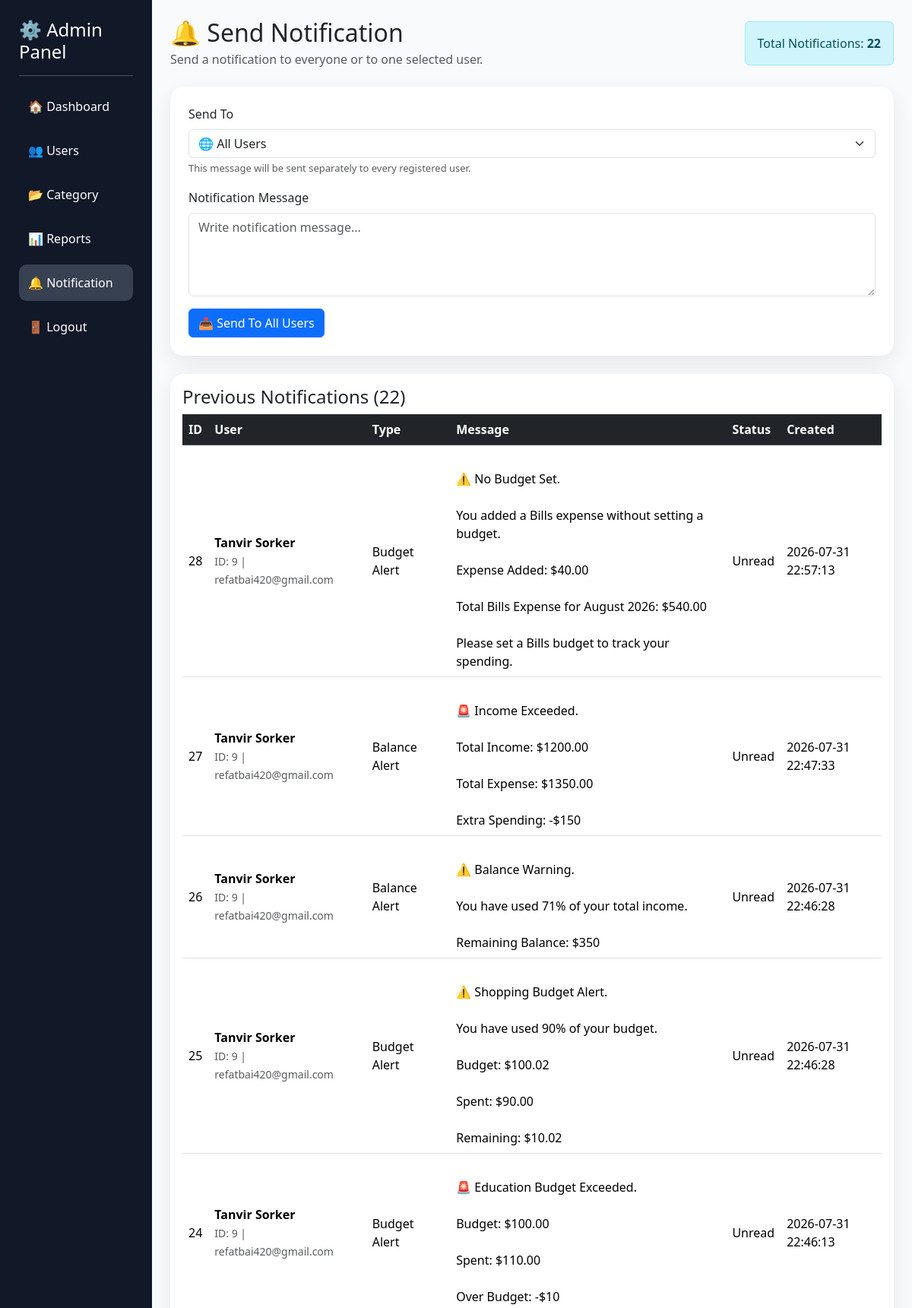
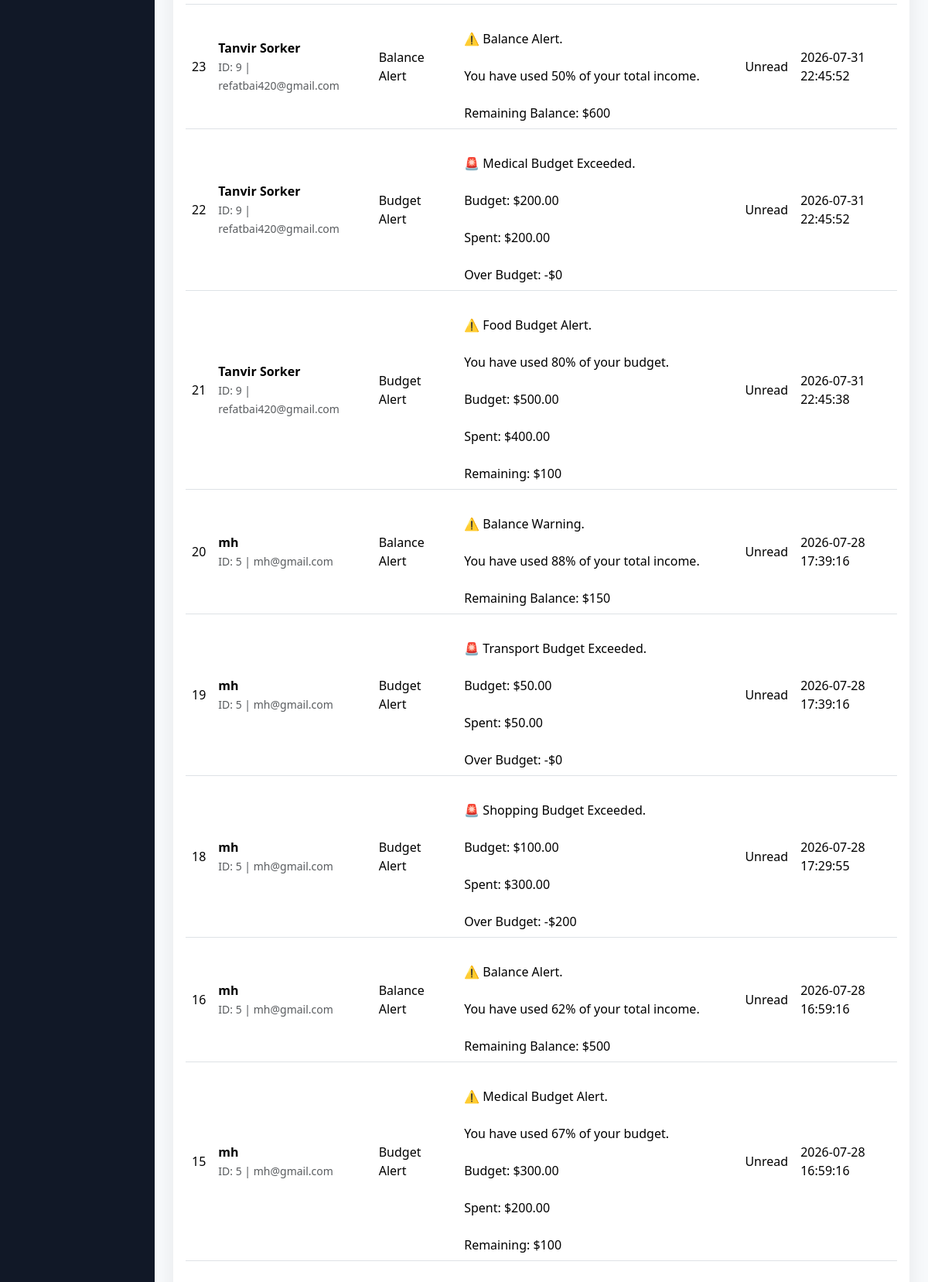
The app's page /admin/notification.php (signed in, upper part) with its own data (2 pictures, top to bottom).
### tables this page shows
CREATE TABLE `notification` (
  `notification_id` int(11) NOT NULL,
  `user_id` int(11) DEFAULT NULL,
  `message` text DEFAULT NULL,
  `notification_type` varchar(50) DEFAULT NULL,
  `status` varchar(20) DEFAULT 'Unread',
  `created_at` timestamp NOT NULL DEFAULT current_timestamp(),
  `alert_level` int(11) DEFAULT 0,
  `category_id` int(11) DEFAULT NULL
);

CREATE TABLE `users` (
  `user_id` int(11) NOT NULL,
  `name` varchar(100) NOT NULL,
  `email` varchar(100) NOT NULL,
  `password` varchar(255) NOT NULL,
  `phone` varchar(20) DEFAULT NULL,
  `profile_image` varchar(255) DEFAULT NULL,
  `created_at` timestamp NOT NULL DEFAULT current_timestamp(),
  `email_verified` int(11) DEFAULT 0,
  `verification_code` varchar(10) DEFAULT NULL,
  `reset_code` varchar(10) DEFAULT NULL,
  `reset_expiry` datetime DEFAULT NULL
);

### admin/notification.php (the view, shortened to what this page needs)
<?php
include "../config/database.php";
$selected_recipient = $_POST['recipient'] ?? "all";
$message_value = trim($_POST['message'] ?? "");
$count_query = mysqli_query(
    $conn,
    "SELECT COUNT(*) AS total
     FROM notification"
);
$count_data = mysqli_fetch_assoc($count_query);
$total_notifications = (int) ($count_data['total'] ?? 0);
$notification_query = mysqli_query(
    $conn,
    "
    SELECT
        notification.notification_id,
        notification.user_id,
        users.name AS user_name,
        users.email AS user_email,
        notification.message,
        notification.notification_type,
        notification.status,
        notification.created_at
    FROM notification
    LEFT JOIN users
    ON notification.user_id = users.user_id
    ORDER BY notification.notification_id DESC
    "
);
?>
<!DOCTYPE html>
<html lang="en">
<head>
<link href="https://cdn.jsdelivr.net/npm/bootstrap@5.3.3/dist/css/bootstrap.min.css" rel="stylesheet">
</head>
<body>
<div class="container-fluid">
<div class="row">
<div class="col-md-3 col-lg-2 sidebar">
<h4 class="text-white">
⚙ Admin Panel
</h4>
<hr class="text-white">
<a href="dashboard.php">
🏠 Dashboard
</a>
<a href="users.php">
👥 Users
</a>
<a href="category.php">
📂 Category
</a>
<a href="reports.php">
📊 Reports
</a>
<a href="notification.php" class="active">
🔔 Notification
</a>
<a href="admin_logout.php">
🚪 Logout
</a>
</div>
<div class="col-md-9 col-lg-10 p-4">
<div class="d-flex flex-wrap justify-content-between align-items-center gap-3">
<div>
<h2 class="mb-1">
🔔 Send Notification
</h2>
<p class="text-muted mb-0">
Send a notification to everyone or to one selected user.
</p>
</div>
<div class="alert alert-info mb-0">
Total Notifications:
<strong><?php echo $total_notifications; ?></strong>
</div>
</div>
<div class="card mt-4">
<div class="card-body p-4">
<form method="POST">
<div class="mb-3">
<label for="recipient" class="form-label">
Send To
</label>
<select
name="recipient"
id="recipient"
class="form-select"
required>
<option
value="all"
<?php echo ($selected_recipient === "all") ? "selected" : ""; ?>>
🌐 All Users
</option>
</select>
<div class="form-text recipient-help" id="recipientHelp">
</div>
</div>
<div class="mb-3">
<label for="message" class="form-label">
Notification Message
</label>
<textarea
name="message"
id="message"
class="form-control"
rows="4"
placeholder="Write notification message..."
required><?php echo htmlspecialchars($message_value); ?></textarea>
</div>
<button
type="submit"
name="send_notification"
id="sendButton"
class="btn btn-primary">
</button>
</form>
</div>
</div>
<div class="card mt-4">
<div class="card-body">
<h4>
Previous Notifications (<?php echo $total_notifications; ?>)
</h4>
<div class="table-responsive">
<table class="table table-hover align-middle">
<thead class="table-dark">
<tr>
<th>ID</th>
<th>User</th>
<th>Type</th>
<th>Message</th>
<th>Status</th>
<th>Created</th>
</tr>
</thead>
<tbody>
<?php while($row = mysqli_fetch_assoc($notification_query)){ ?>
<tr>
<td>
<?php echo $row['notification_id']; ?>
</td>
<td>
<?php if(!empty($row['user_name'])){ ?>
<strong>
<?php echo htmlspecialchars($row['user_name']); ?>
</strong>
<br>
<small class="text-muted">
ID: <?php echo $row['user_id']; ?> |
<?php echo htmlspecialchars($row['user_email']); ?>
</small>
<?php } else{ ?>
User ID: <?php echo $row['user_id']; ?>
<?php } ?>
</td>
<td>
<?php echo htmlspecialchars($row['notification_type'] ?? "Notification"); ?>
</td>
<td class="message-cell">
<?php echo htmlspecialchars($row['message']); ?>
</td>
<td>
<?php echo htmlspecialchars($row['status']); ?>
</td>
<td>
<?php echo htmlspecialchars($row['created_at'] ?? ""); ?>
</td>
</tr>
<?php } ?>
</tbody>
</table>
</div>
</div>
</div>
</div>
</div>
</div>
</body>
</html>

### admin/notification.php (style rules this page uses)
body { background:#f8fafc; }
.sidebar { background:#111827; min-height:100vh; padding:25px; }
.sidebar a { display:block; color:white; text-decoration:none; padding:12px; border-radius:10px; margin-bottom:10px; }
.sidebar a:hover, .sidebar a.active { background:#374151; }
.card { border:0; border-radius:18px; box-shadow:0 10px 30px rgba(0,0,0,0.08); }
.message-cell { min-width:300px; white-space:pre-line; }
.recipient-help { font-size:13px; }

### records on screen
notification: notification_id "28", user.name "Tanvir Sorker", user "9", user.email "refatbai420@gmail.com", notification_type "Budget Alert", message "⚠️ No Budget Set. You added a Bills expense without setting a budget. Expense Added: $40.00 Total Bills Expense for August 2026: $540.00 Please set a Bills budget to track your spending.", status "Unread", created_at "2026-07-31 22:57:13"
notification: notification_id "27", user.name "Tanvir Sorker", user "9", user.email "refatbai420@gmail.com", notification_type "Balance Alert", message "🚨 Income Exceeded. Total Income: $1200.00 Total Expense: $1350.00 Extra Spending: -$150", status "Unread", created_at "2026-07-31 22:47:33"
notification: notification_id "26", user.name "Tanvir Sorker", user "9", user.email "refatbai420@gmail.com", notification_type "Balance Alert", message "⚠️ Balance Warning. You have used 71% of your total income. Remaining Balance: $350", status "Unread", created_at "2026-07-31 22:46:28"
notification: notification_id "25", user.name "Tanvir Sorker", user "9", user.email "refatbai420@gmail.com", notification_type "Budget Alert", message "⚠️ Shopping Budget Alert. You have used 90% of your budget. Budget: $100.02 Spent: $90.00 Remaining: $10.02", status "Unread", created_at "2026-07-31 22:46:28"
notification: notification_id "24", user.name "Tanvir Sorker", user "9", user.email "refatbai420@gmail.com", notification_type "Budget Alert", message "🚨 Education Budget Exceeded. Budget: $100.00 Spent: $110.00 Over Budget: -$10", status "Unread", created_at "2026-07-31 22:46:13"
notification: notification_id "23", user.name "Tanvir Sorker", user "9", user.email "refatbai420@gmail.com", notification_type "Balance Alert", message "⚠️ Balance Alert. You have used 50% of your total income. Remaining Balance: $600", status "Unread", created_at "2026-07-31 22:45:52"
notification: notification_id "22", user.name "Tanvir Sorker", user "9", user.email "refatbai420@gmail.com", notification_type "Budget Alert", message "🚨 Medical Budget Exceeded. Budget: $200.00 Spent: $200.00 Over Budget: -$0", status "Unread", created_at "2026-07-31 22:45:52"
notification: notification_id "21", user.name "Tanvir Sorker", user "9", user.email "refatbai420@gmail.com", notification_type "Budget Alert", message "⚠️ Food Budget Alert. You have used 80% of your budget. Budget: $500.00 Spent: $400.00 Remaining: $100", status "Unread", created_at "2026-07-31 22:45:38"
notification: notification_id "20", user.name "mh", user "5", user.email "mh@gmail.com", notification_type "Balance Alert", message "⚠️ Balance Warning. You have used 88% of your total income. Remaining Balance: $150", status "Unread", created_at "2026-07-28 17:39:16"
notification: notification_id "19", user.name "mh", user "5", user.email "mh@gmail.com", notification_type "Budget Alert", message "🚨 Transport Budget Exceeded. Budget: $50.00 Spent: $50.00 Over Budget: -$0", status "Unread", created_at "2026-07-28 17:39:16"
notification: notification_id "18", user.name "mh", user "5", user.email "mh@gmail.com", notification_type "Budget Alert", message "🚨 Shopping Budget Exceeded. Budget: $100.00 Spent: $300.00 Over Budget: -$200", status "Unread", created_at "2026-07-28 17:29:55"
notification: notification_id "16", user.name "mh", user "5", user.email "mh@gmail.com", notification_type "Balance Alert", message "⚠️ Balance Alert. You have used 62% of your total income. Remaining Balance: $500", status "Unread", created_at "2026-07-28 16:59:16"
notification: notification_id "15", user.name "mh", user "5", user.email "mh@gmail.com", notification_type "Budget Alert", message "⚠️ Medical Budget Alert. You have used 67% of your budget. Budget: $300.00 Spent: $200.00 Remaining: $100", status "Unread", created_at "2026-07-28 16:59:16"

### other values on screen
$total_notifications "22"
